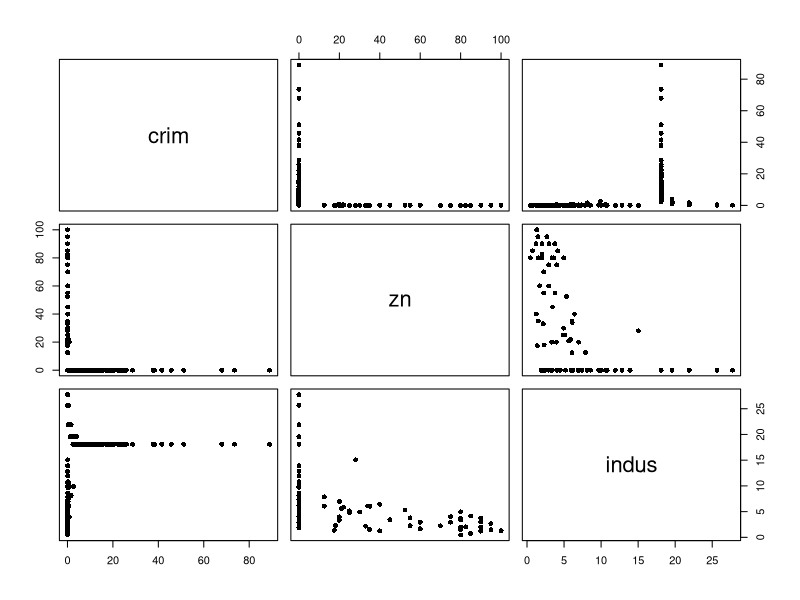
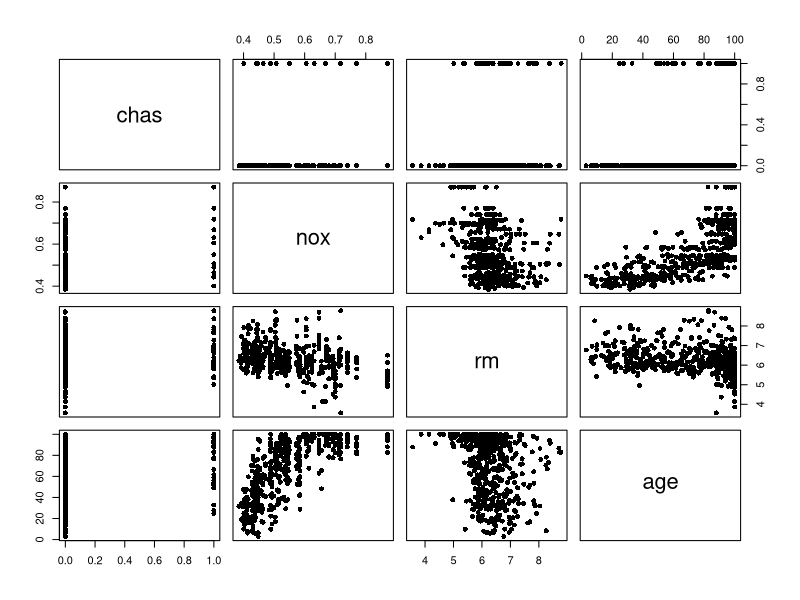
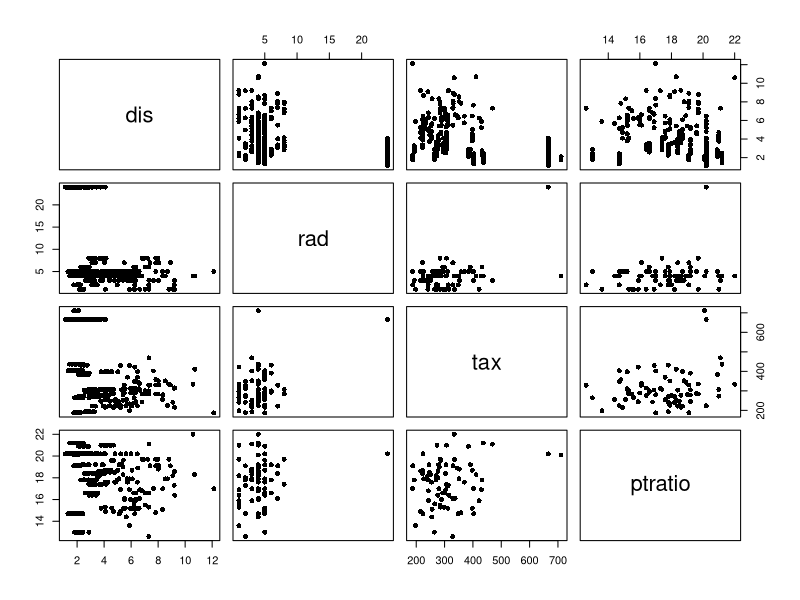
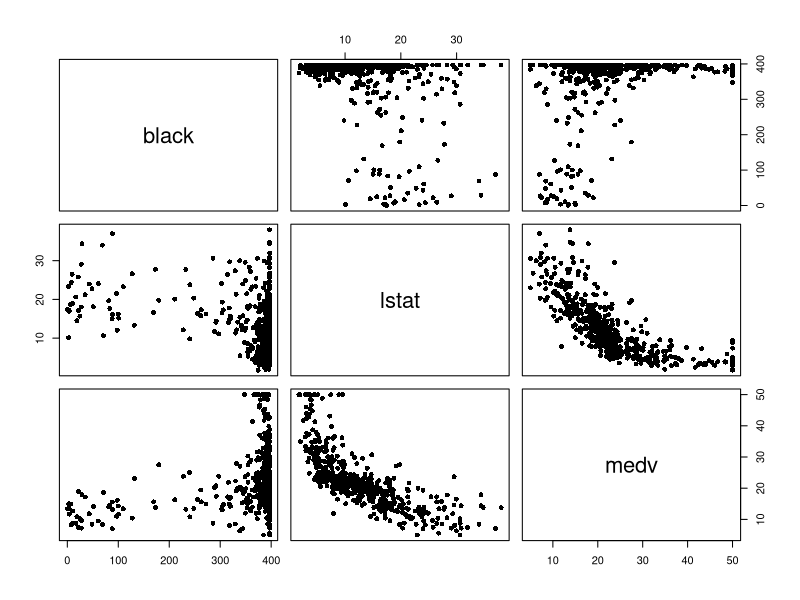

R code for these plots, in order:
## ---- chunk 1
library(MASS)
boston <- Boston
?Boston

## ---- chunk 2
pairs(boston[1:3], pch = 16)
pairs(boston[4:7], pch = 16)
pairs(boston[8:11], pch = 16)
pairs(boston[12:14], pch = 16)
